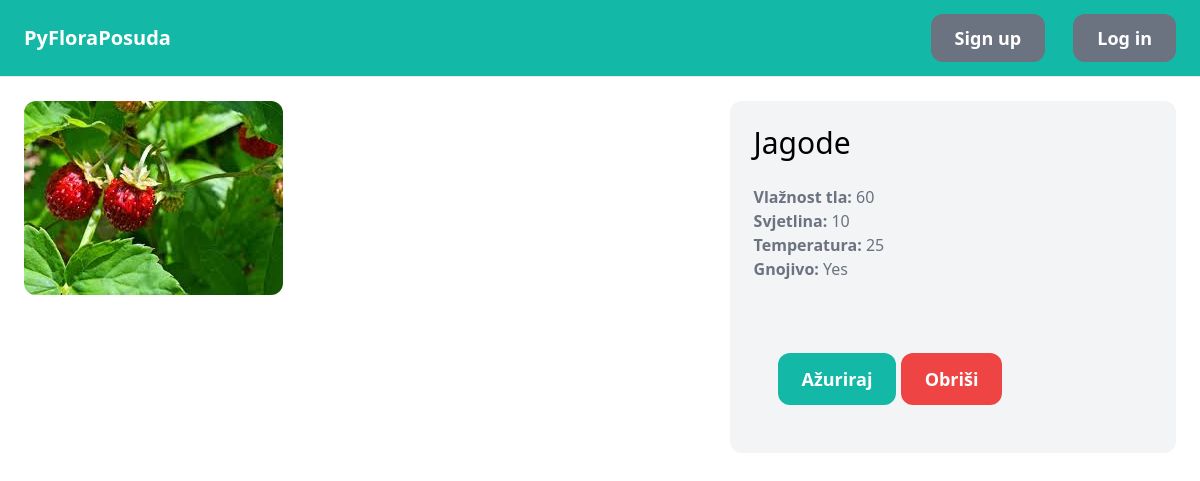
The page /biljke/7/ on the database its author committed.
### plant/models.py (models this page shows, shortened)
class Plant(models.Model):
    name = models.CharField(max_length=255)
    image = models.ImageField(upload_to='plant_images')
    humidity = models.CharField(max_length=255)
    brightness = models.CharField(max_length=255)
    temperature = models.CharField(max_length=255)
    substrate = models.CharField(max_length=255)

### plant/views.py (the view)
# urls.py: path('<int:pk>/', views.detail, name='detail'),
def detail(request, pk):
    plant = get_object_or_404(Plant, pk=pk)
    return render(request, 'plants/detail.html', {
        'plant': plant,
    })

### plant/templates/plants/detail.html (shortened to what this page needs)
{% extends 'core/base.html' %}
{% block content %}
<div class="grid grid-cols-5 gap-6">
    <div class="col-span-3">
        <img src="{{ plant.image.url }}" class="rounded-xl">
    </div>
    <div class="col-span-2 p-6 bg-gray-100 rounded-xl">
        <h1 class="mb-6 text-3xl">{{ plant.name}}</h1>
        <p class="text-gray-500"><strong>Vlažnost tla: </strong>{{ plant.humidity }}</p>
        <p class="text-gray-500"><strong>Svjetlina: </strong>{{ plant.brightness }}</p>
        <p class="text-gray-500"><strong>Temperatura: </strong>{{ plant.temperature }}</p>
        <p class="text-gray-500"><strong>Gnojivo: </strong>{{ plant.substrate }}</p>
        <div class="mt-6 p-6 pb-white rounded-xl">
            <a href= "{% url 'plant:edit' plant.id %}" class="inline-block mt-6 px-6 py-3 text-lg font-semibold bg-teal-500 text-white rounded-xl">Ažuriraj</a>
            <a href= "{% url 'plant:delete' plant.id %}" class="inline-block mt-6 px-6 py-3 text-lg font-semibold bg-red-500 text-white rounded-xl">Obriši</a>
        </div>
    </div>
</div>
{% endblock %}

### rows shown on the page
Plant: image (picture), name "Jagode", humidity "60", brightness "10", temperature "25", substrate "Yes"
